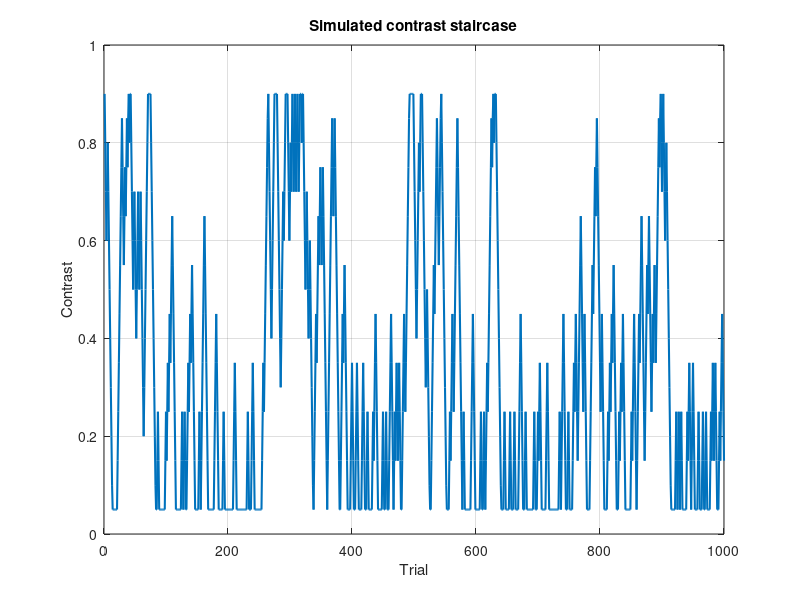

This figure's MATLAB source:
% run_staircase
% experiment 2

%% Prepare workspace



%% Toggles



%% Set directories 


%% Setup devices and display, open window



%% Loading screen


%% Define stimulus
% For precision (ie filter width), we could use a template noise sample.
%       staircase 
% For contrast, we can just use template filtered noise texture ().

% max_contrast = 0.9; % Michelson contrast
% min_contrast = 0.05; % Michelson contrast
% max_filter_width = 85; % °
% min_filter_width = 2; % °

% current challenge is the initial best case for contrast and filter width, 
% ie what is the easiest contrast level and filter width level to achieve 90% performance
% lvl 1 stimulus will the be same for 'contrast' and 'precision'

%%% Performance goals (orientation discrimination):
% lvl 1 = 90%
% lvl 2 = 75%
% lvl 3 = 65%
% (or we do linspace(lvl_1_perf, lvl_3_perf, num_lvls))

% a. lvl 1 precision staircase first at 90% contrast
% b. lvl 1 contrast staircase with lvl 1 precision threshold
%   b1. ideally, performance is still 90%. if so, we lock in lvl 1 precision and contrast.
%   b2. if performance is not 90%, keep staircasing contrast?
% c. Interleave contrast and precision staircase blocks
%   c1. example: contrast lvl 2 staircase (filter width fixed to precision lvl 1 threshold); 
%       precision lvl 3 staircase (contrast fixed to lvl 1 threshold); 
%       precision lvl 2 staircase (contrast fixed to lvl 1 threshold); 
%       contrast lvl 2 staircase (filter width fixed to precision lvl 1 threshold);

%%% Staircase goal:
% 3 precision levels that achieve lvl 1, 2, 3 performance
% 3 contrast levels that achieve lvl 1, 2, 3 performance

% Each condition x level we use 2 staircase, one starting at the min stimulus val, the other at the max

%%% Staircase mechanics 
% contrast_init_step_size = 0.1;
% precision_init_step_size = 10;
% num_reversals = 16;
% num_trials = 1000;
% probe_offsets = round(linspace(0,15,7)); % ie  [0 3 5 8 10 13 15];
%
% Ignore first few reversals; after this ignoring window, start halving the step size when a reversal is detected
% When the max number of reversals are detected, stop the staircase. 


%% assignment: simulate contrast staircase

% 1. simulate responses (1 = correct, 0 = wrong)
% check datasample() weights argument
%       you can use datasample()    
% 2. simulate staircase (simulating stimulus values for every trial)
%   init_contrast = 0.9;
%   max_contrast = 0.9;
%   init_step_size_contrast = 0.1;
% Have staircase end after certain amount of reversals
%   
% 3. plot staircase: stimulus contrast as a function of trial

%% STEP 1: RESPONSE SIMULATION (contrast)

n_trials = 1000;

contrast = zeros(n_trials,1);
resp     = zeros(n_trials,1);   % 1 = correct, 0 = wrong

contrast(1) = 0.9;
step = 0.1;
min_contrast = 0.05;
max_contrast = 0.9;

pCorrect = 0.75;   % fixed performance level (explicit assumption)

for t = 1:n_trials-1

    % simulate response using datasample weightssp
    resp(t) = datasample([1 0], 1, 'Weights', [pCorrect, 1-pCorrect]);

    % staircase rule (2-up-1-down)
    if t == 1
        if resp(t) == 1
            contrast(t+1) = contrast(t) - step;  % harder
        else
            contrast(t+1) = contrast(t) + step;  % easier
        end
    elseif resp(t-1) == 1 && resp(t) == 1
        contrast(t+1) = contrast(t) - step;  % harder
    else
        contrast(t+1) = contrast(t) + step;  % easier
    end

    % clamp
    contrast(t+1) = min(max(contrast(t+1),min_contrast),max_contrast);
end

figure;
plot(contrast,'LineWidth',1.5)
xlabel('Trial')
ylabel('Contrast')
title('Simulated contrast staircase')
grid on
